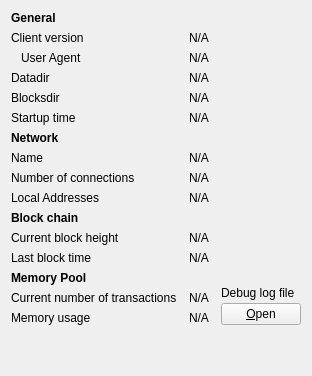
     <widget class="QWidget" name="tab_info">
      <attribute name="title">
       <string>&amp;Information</string>
      </attribute>
      <layout class="QGridLayout" name="gridLayout" columnstretch="0,1,0">
       <property name="horizontalSpacing">
        <number>12</number>
       </property>
       <item row="0" column="0">
        <widget class="QLabel" name="label_9">
         <property name="font">
          <font>
           <weight>75</weight>
           <bold>true</bold>
          </font>
         </property>
         <property name="text">
          <string>General</string>
         </property>
        </widget>
       </item>
       <item row="1" column="0">
        <widget class="QLabel" name="label_6">
         <property name="text">
          <string>Client version</string>
         </property>
        </widget>
       </item>
       <item row="1" column="1" colspan="2">
        <widget class="QLabel" name="clientVersion">
         <property name="cursor">
          <cursorShape>IBeamCursor</cursorShape>
         </property>
         <property name="text">
          <string>N/A</string>
         </property>
         <property name="textFormat">
          <enum>Qt::PlainText</enum>
         </property>
         <property name="textInteractionFlags">
          <set>Qt::LinksAccessibleByMouse|Qt::TextSelectableByKeyboard|Qt::TextSelectableByMouse</set>
         </property>
        </widget>
       </item>
       <item row="2" column="0">
        <widget class="QLabel" name="labelClientUserAgent">
         <property name="text">
          <string>User Agent</string>
         </property>
         <property name="indent">
          <number>10</number>
         </property>
        </widget>
       </item>
       <item row="2" column="1" colspan="2">
        <widget class="QLabel" name="clientUserAgent">
         <property name="cursor">
          <cursorShape>IBeamCursor</cursorShape>
         </property>
         <property name="text">
          <string>N/A</string>
         </property>
         <property name="textFormat">
          <enum>Qt::PlainText</enum>
         </property>
         <property name="textInteractionFlags">
          <set>Qt::LinksAccessibleByMouse|Qt::TextSelectableByKeyboard|Qt::TextSelectableByMouse</set>
         </property>
        </widget>
       </item>
       <item row="3" column="0">
        <widget class="QLabel" name="label_12">
         <property name="text">
          <string>Datadir</string>
         </property>
        </widget>
       </item>
       <item row="3" column="1" colspan="2">
        <widget class="QLabel" name="dataDir">
         <property name="cursor">
          <cursorShape>IBeamCursor</cursorShape>
         </property>
         <property name="toolTip">
          <string>To specify a non-default location of the data directory use the '%1' option.</string>
         </property>
         <property name="text">
          <string>N/A</string>
         </property>
         <property name="textFormat">
          <enum>Qt::PlainText</enum>
         </property>
         <property name="wordWrap">
          <bool>true</bool>
         </property>
         <property name="textInteractionFlags">
          <set>Qt::LinksAccessibleByMouse|Qt::TextSelectableByKeyboard|Qt::TextSelectableByMouse</set>
         </property>
        </widget>
       </item>
       <item row="4" column="0">
        <widget class="QLabel" name="label_11">
         <property name="text">
          <string>Blocksdir</string>
         </property>
        </widget>
       </item>
       <item row="4" column="1" colspan="2">
        <widget class="QLabel" name="blocksDir">
         <property name="cursor">
          <cursorShape>IBeamCursor</cursorShape>
         </property>
         <property name="toolTip">
          <string>To specify a non-default location of the blocks directory use the '%1' option.</string>
         </property>
         <property name="text">
          <string>N/A</string>
         </property>
         <property name="textFormat">
          <enum>Qt::PlainText</enum>
         </property>
         <property name="wordWrap">
          <bool>true</bool>
         </property>
         <property name="textInteractionFlags">
          <set>Qt::LinksAccessibleByMouse|Qt::TextSelectableByKeyboard|Qt::TextSelectableByMouse</set>
         </property>
        </widget>
       </item>
       <item row="5" column="0">
        <widget class="QLabel" name="label_13">
         <property name="text">
          <string>Startup time</string>
         </property>
        </widget>
       </item>
       <item row="5" column="1" colspan="2">
        <widget class="QLabel" name="startupTime">
         <property name="cursor">
          <cursorShape>IBeamCursor</cursorShape>
         </property>
         <property name="text">
          <string>N/A</string>
         </property>
         <property name="textFormat">
          <enum>Qt::PlainText</enum>
         </property>
         <property name="textInteractionFlags">
          <set>Qt::LinksAccessibleByMouse|Qt::TextSelectableByKeyboard|Qt::TextSelectableByMouse</set>
         </property>
        </widget>
       </item>
       <item row="6" column="0">
        <widget class="QLabel" name="labelNetwork">
         <property name="font">
          <font>
           <weight>75</weight>
           <bold>true</bold>
          </font>
         </property>
         <property name="text">
          <string>Network</string>
         </property>
        </widget>
       </item>
       <item row="7" column="0">
        <widget class="QLabel" name="label_8">
         <property name="text">
          <string>Name</string>
         </property>
        </widget>
       </item>
       <item row="7" column="1" colspan="2">
        <widget class="QLabel" name="networkName">
         <property name="cursor">
          <cursorShape>IBeamCursor</cursorShape>
         </property>
         <property name="text">
          <string>N/A</string>
         </property>
         <property name="textFormat">
          <enum>Qt::PlainText</enum>
         </property>
         <property name="textInteractionFlags">
          <set>Qt::LinksAccessibleByMouse|Qt::TextSelectableByKeyboard|Qt::TextSelectableByMouse</set>
         </property>
        </widget>
       </item>
       <item row="8" column="0">
        <widget class="QLabel" name="label_7">
         <property name="text">
          <string>Number of connections</string>
         </property>
        </widget>
       </item>
       <item row="8" column="1" colspan="2">
        <widget class="QLabel" name="numberOfConnections">
         <property name="cursor">
          <cursorShape>IBeamCursor</cursorShape>
         </property>
         <property name="text">
          <string>N/A</string>
         </property>
         <property name="textFormat">
          <enum>Qt::PlainText</enum>
         </property>
         <property name="textInteractionFlags">
          <set>Qt::LinksAccessibleByMouse|Qt::TextSelectableByKeyboard|Qt::TextSelectableByMouse</set>
         </property>
        </widget>
       </item>
       <item row="9" column="0">
        <widget class="QLabel" name="label_14">
         <property name="text">
          <string>Local Addresses</string>
         </property>
        </widget>
       </item>
       <item row="9" column="1" colspan="2">
        <widget class="QLabel" name="localAddresses">
         <property name="cursor">
          <cursorShape>IBeamCursor</cursorShape>
         </property>
         <property name="wordWrap">
              <bool>true</bool>
         </property>
         <property name="sizePolicy">
           <sizepolicy hsizetype="Preferred" vsizetype="Minimum">
            <horstretch>0</horstretch>
            <verstretch>0</verstretch>
           </sizepolicy>
         </property>
         <property name="text">
          <string notr="true">N/A</string>
         </property>
         <property name="textFormat">
          <enum>Qt::PlainText</enum>
         </property>
         <property name="textInteractionFlags">
          <set>Qt::LinksAccessibleByMouse|Qt::TextSelectableByKeyboard|Qt::TextSelectableByMouse</set>
         </property>
         <property name="toolTip">
          <string>Network addresses that your Ruble node is currently using to communicate with peers.</string>
         </property>
        </widget>
       </item>
       <item row="10" column="0">
        <widget class="QLabel" name="label_10">
         <property name="font">
          <font>
           <weight>75</weight>
           <bold>true</bold>
          </font>
         </property>
         <property name="text">
          <string>Block chain</string>
         </property>
        </widget>
       </item>
       <item row="11" column="0">
        <widget class="QLabel" name="label_3">
         <property name="text">
          <string>Current block height</string>
         </property>
        </widget>
       </item>
       <item row="11" column="1" colspan="2">
        <widget class="QLabel" name="numberOfBlocks">
         <property name="cursor">
          <cursorShape>IBeamCursor</cursorShape>
         </property>
         <property name="text">
          <string>N/A</string>
         </property>
         <property name="textFormat">
          <enum>Qt::PlainText</enum>
         </property>
         <property name="textInteractionFlags">
          <set>Qt::LinksAccessibleByMouse|Qt::TextSelectableByKeyboard|Qt::TextSelectableByMouse</set>
         </property>
        </widget>
       </item>
       <item row="12" column="0">
        <widget class="QLabel" name="labelLastBlockTime">
         <property name="text">
          <string>Last block time</string>
         </property>
        </widget>
       </item>
       <item row="12" column="1" colspan="2">
        <widget class="QLabel" name="lastBlockTime">
         <property name="cursor">
          <cursorShape>IBeamCursor</cursorShape>
         </property>
         <property name="text">
          <string>N/A</string>
         </property>
         <property name="textFormat">
          <enum>Qt::PlainText</enum>
         </property>
         <property name="textInteractionFlags">
          <set>Qt::LinksAccessibleByMouse|Qt::TextSelectableByKeyboard|Qt::TextSelectableByMouse</set>
         </property>
        </widget>
       </item>
       <item row="13" column="0">
        <widget class="QLabel" name="labelMempoolTitle">
         <property name="font">
          <font>
           <weight>75</weight>
           <bold>true</bold>
          </font>
         </property>
         <property name="text">
          <string>Memory Pool</string>
         </property>
        </widget>
       </item>
       <item row="14" column="0">
        <widget class="QLabel" name="labelNumberOfTransactions">
         <property name="text">
          <string>Current number of transactions</string>
         </property>
        </widget>
       </item>
       <item row="14" column="1">
        <widget class="QLabel" name="mempoolNumberTxs">
         <property name="cursor">
          <cursorShape>IBeamCursor</cursorShape>
         </property>
         <property name="text">
          <string>N/A</string>
         </property>
         <property name="textFormat">
          <enum>Qt::PlainText</enum>
         </property>
         <property name="textInteractionFlags">
          <set>Qt::LinksAccessibleByMouse|Qt::TextSelectableByKeyboard|Qt::TextSelectableByMouse</set>
         </property>
        </widget>
       </item>
       <item row="15" column="0">
        <widget class="QLabel" name="labelMemoryUsage">
         <property name="text">
          <string>Memory usage</string>
         </property>
        </widget>
       </item>
       <item row="15" column="1">
        <widget class="QLabel" name="mempoolSize">
         <property name="cursor">
          <cursorShape>IBeamCursor</cursorShape>
         </property>
         <property name="text">
          <string>N/A</string>
         </property>
         <property name="textFormat">
          <enum>Qt::PlainText</enum>
         </property>
         <property name="textInteractionFlags">
          <set>Qt::LinksAccessibleByMouse|Qt::TextSelectableByKeyboard|Qt::TextSelectableByMouse</set>
         </property>
        </widget>
       </item>
       <item row="13" column="2" rowspan="3">
        <layout class="QVBoxLayout" name="verticalLayoutDebugButton">
         <property name="spacing">
          <number>3</number>
         </property>
         <item>
          <spacer name="verticalSpacer_2">
           <property name="orientation">
            <enum>Qt::Vertical</enum>
           </property>
           <property name="sizeHint" stdset="0">
            <size>
             <width>10</width>
             <height>5</height>
            </size>
           </property>
          </spacer>
         </item>
         <item>
          <widget class="QLabel" name="labelDebugLogfile">
           <property name="text">
            <string>Debug log file</string>
           </property>
          </widget>
         </item>
         <item>
          <widget class="QPushButton" name="openDebugLogfileButton">
           <property name="toolTip">
            <string>Open the %1 debug log file from the current data directory. This can take a few seconds for large log files.</string>
           </property>
           <property name="text">
            <string>&amp;Open</string>
           </property>
           <property name="autoDefault">
            <bool>false</bool>
           </property>
          </widget>
         </item>
        </layout>
       </item>
       <item row="16" column="0">
        <spacer name="verticalSpacer">
         <property name="orientation">
          <enum>Qt::Vertical</enum>
         </property>
         <property name="sizeHint" stdset="0">
          <size>
           <width>20</width>
           <height>40</height>
          </size>
         </property>
        </spacer>
       </item>
      </layout>
     </widget>
